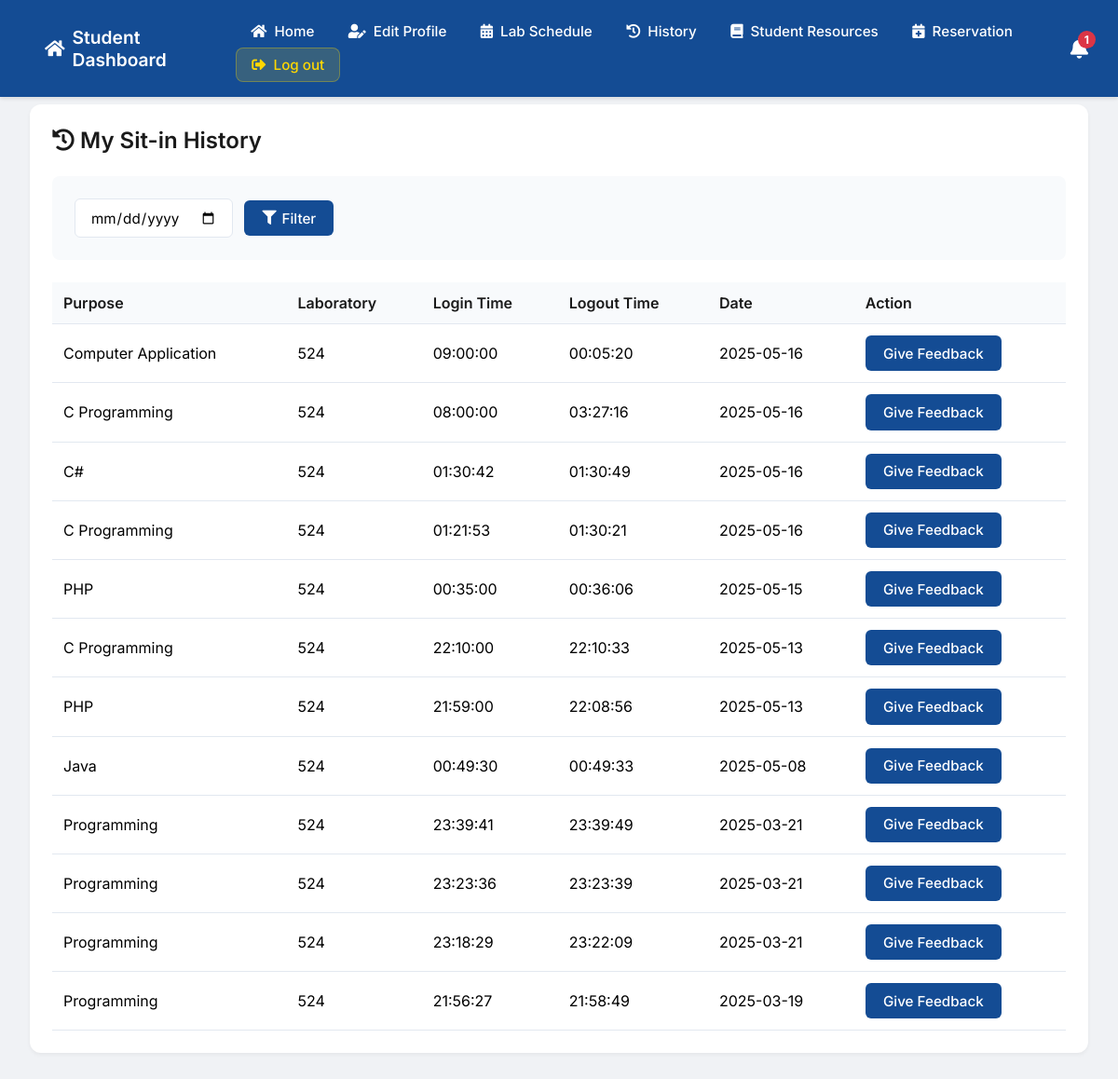
Page /history.php?lab=524 (signed in) on the committed database.
### tables this page shows
CREATE TABLE `sit_in_records` (
  `id` int(11) NOT NULL,
  `student_id` varchar(50) NOT NULL,
  `status` enum('present','absent') NOT NULL DEFAULT 'absent',
  `date` date NOT NULL,
  `purpose` varchar(100) DEFAULT NULL,
  `lab` varchar(10) DEFAULT NULL,
  `time_in` time DEFAULT curtime(),
  `time_out` time DEFAULT NULL
);

### history.php (the view, shortened to what this page needs)
<?php
include("db.php");
$username = $_SESSION["username"];
$query = "SELECT IDNO FROM register WHERE USERNAME = ?";
$stmt = mysqli_prepare($con, $query);
mysqli_stmt_bind_param($stmt, "s", $username);
mysqli_stmt_execute($stmt);
$result = mysqli_stmt_get_result($stmt);
$row = mysqli_fetch_assoc($result);
$student_id = $row['IDNO'];
$selected_date = isset($_GET['date']) ? $_GET['date'] : '';
$lab_filter = isset($_GET['lab']) ? $_GET['lab'] : '';
$query = "SELECT s.*, CONCAT(r.FIRSTNAME, ' ', r.LASTNAME) as full_name
          FROM sit_in_records s
          JOIN register r ON s.student_id = r.IDNO
          WHERE s.student_id = ?";
if (!empty($lab_filter)) {
    $query .= " AND s.lab = ?";
}
$query .= " ORDER BY s.date DESC, s.time_in DESC";
$stmt = mysqli_prepare($con, $query);
$types = "s";
$params = [$student_id];
if (!empty($lab_filter)) {
    $types .= "s";
    $params[] = $lab_filter;
}
mysqli_stmt_bind_param($stmt, $types, ...$params);
mysqli_stmt_execute($stmt);
$result = mysqli_stmt_get_result($stmt);
$user_id = $_SESSION['IDNO'] ?? ($_SESSION['user_id'] ?? null);
$notif_result = false;
if ($user_id) {
    $notif_query = "SELECT * FROM notifications WHERE user_id = $user_id AND is_read = 0 ORDER BY created_at DESC";
    $notif_result = mysqli_query($con, $notif_query);
}
$notif_count = 0;
if ($notif_result) {
    $notif_count = mysqli_num_rows($notif_result);
}
?>
<!DOCTYPE html>
<html lang="en">
<head>
    <link rel="stylesheet" href="https://cdnjs.cloudflare.com/ajax/libs/font-awesome/5.15.4/css/all.min.css">
</head>
<body>
    <div class="navbar">
        <a href="#" style="font-size: 1.2rem; font-weight: 600;"><i class="fas fa-home"></i> Student Dashboard</a>
        <div>
            <a href="dashboard.php"><i class="fas fa-home"></i> Home</a>
            <a href="profile.php"><i class="fas fa-user-edit"></i> Edit Profile</a>
            <a href="student_lab_schedule.php"><i class="fas fa-calendar-alt"></i> Lab Schedule</a>
            <a href="history.php"><i class="fas fa-history"></i> History</a>
            <a href="student_resources.php"><i class="fas fa-book"></i> Student Resources</a>
            <a href="Reservation.php"><i class="fas fa-calendar-plus"></i> Reservation</a>
            <a href="login.php" class="logout"><i class="fas fa-sign-out-alt"></i> Log out</a>
        </div>
        <div class="notification-bell" onclick="toggleNotifDropdown()">
            <i class="fas fa-bell"></i>
            <?php if ($notif_count > 0): ?>
                <span class="notif-badge"><?php echo $notif_count; ?></span>
            <?php endif; ?>
        </div>
    </div>
    <div class="main-container">
        <div class="history-grid">
            <div class="card">
                <h2><i class="fas fa-history"></i> My Sit-in History</h2>
                <div class="filter-container">
                    <form method="GET" class="filter-form">
                        <input type="date" name="date" class="date-input" value="<?php echo $selected_date; ?>" aria-label="Select date">
                        <button type="submit" class="btn btn-primary">
                            <i class="fas fa-filter"></i>
                            Filter
                        </button>
                    </form>
                </div>
                <div class="table-responsive">
                    <table id="historyTable">
                        <thead>
                            <tr>
                                <th>Purpose</th>
                                <th>Laboratory</th>
                                <th>Login Time</th>
                                <th>Logout Time</th>
                                <th>Date</th>
                                <th>Action</th>
                            </tr>
                        </thead>
                        <tbody>
                            <?php if (mysqli_num_rows($result) > 0): ?>
                                <?php while ($row = mysqli_fetch_assoc($result)): ?>
                                    <tr>
                                        <td><?php echo htmlspecialchars($row['purpose']); ?></td>
                                        <td><?php echo htmlspecialchars($row['lab']); ?></td>
                                        <td><?php echo htmlspecialchars($row['time_in']); ?></td>
                                        <td><?php echo htmlspecialchars($row['time_out'] ?? 'Active'); ?></td>
                                        <td><?php echo htmlspecialchars($row['date']); ?></td>
                                        <td>
                                            <button class="btn btn-primary" onclick="openFeedbackModal('<?php echo htmlspecialchars($row['id']); ?>', '<?php echo htmlspecialchars($row['lab']); ?>', '<?php echo htmlspecialchars($row['date']); ?>')">
                                                Give Feedback
                                            </button>
                                        </td>
                                    </tr>
                                <?php endwhile; ?>
                            <?php else: ?>
                                <tr>
                                    <td colspan="6" class="no-records">No sit-in records found</td>
                                </tr>
                            <?php endif; ?>
                        </tbody>
                    </table>
                </div>
            </div>
        </div>
    </div>
</body>
</html>

### history.php (style rules this page uses)
* { margin: 0; padding: 0; box-sizing: border-box; font-family: 'Inter', sans-serif; }
body { background-color: #f0f2f5; margin: 0; padding: 0; }
.navbar { background-color: #144c94; padding: 1rem 2rem; display: flex; justify-content: space-between; align-items: center; box-shadow: 0 2px 4px rgba(0,0,0,0.1); position: fixed; top: 0; left: 0; right: 0; z-index: 1000; }
.navbar a { color: white; text-decoration: none; padding: 8px 16px; border-radius: 8px; font-size: 0.95rem; font-weight: 500; transition: all 0.3s ease; display: inline-flex; align-items: center; gap: 8px; }
.navbar a.logout { background: rgba(255,217,0,0.15); color: #ffd700; border: 1px solid rgba(255,217,0,0.3); }
.notification-bell { position: relative; display: inline-block; margin-left: 18px; cursor: pointer; font-size: 22px; color: #fff; transition: color 0.2s; }
.notif-badge { position: absolute; top: -6px; right: -8px; background: #dc3545; color: #fff; border-radius: 50%; padding: 2px 7px; font-size: 12px; font-weight: bold; }
.main-container { margin-top: 80px; padding: 2rem; }
.history-grid { background: white; border-radius: 12px; box-shadow: 0 2px 4px rgba(0,0,0,0.05); padding: 24px; }
.card { background: white; border-radius: 8px; }
h2 { color: #1a1a1a; font-size: 1.5rem; font-weight: 600; margin-bottom: 1.5rem; }
.filter-container { background: #f8fafc; padding: 1.5rem; border-radius: 8px; margin-bottom: 1.5rem; }
.filter-form { display: flex; gap: 12px; align-items: center; flex-wrap: wrap; }
.date-input, select { padding: 0.6rem 1rem; border: 1px solid #e2e8f0; border-radius: 6px; font-size: 0.95rem; background-color: white; }
.btn { padding: 0.6rem 1.2rem; border: none; border-radius: 6px; font-size: 0.95rem; font-weight: 500; cursor: pointer; transition: all 0.2s; display: inline-flex; align-items: center; gap: 6px; }
.btn-primary { background-color: #144c94; color: white; }
table { width: 100%; border-collapse: collapse; margin-top: 1rem; }
th, td { padding: 12px; text-align: left; border-bottom: 1px solid #e2e8f0; }
th { background-color: #f8fafc; font-weight: 600; color: #1a1a1a; }

### rows in the picture
sit_in_records: purpose "Computer Application", lab "524", time_in "09:00:00", time_out "00:05:20", date "2025-05-16"
sit_in_records: purpose "C Programming", lab "524", time_in "08:00:00", time_out "03:27:16", date "2025-05-16"
sit_in_records: purpose "C#", lab "524", time_in "01:30:42", time_out "01:30:49", date "2025-05-16"
sit_in_records: purpose "C Programming", lab "524", time_in "01:21:53", time_out "01:30:21", date "2025-05-16"
sit_in_records: purpose "PHP", lab "524", time_in "00:35:00", time_out "00:36:06", date "2025-05-15"
sit_in_records: purpose "C Programming", lab "524", time_in "22:10:00", time_out "22:10:33", date "2025-05-13"
sit_in_records: purpose "PHP", lab "524", time_in "21:59:00", time_out "22:08:56", date "2025-05-13"
sit_in_records: purpose "Java", lab "524", time_in "00:49:30", time_out "00:49:33", date "2025-05-08"
sit_in_records: purpose "Programming", lab "524", time_in "23:39:41", time_out "23:39:49", date "2025-03-21"
sit_in_records: purpose "Programming", lab "524", time_in "23:23:36", time_out "23:23:39", date "2025-03-21"
sit_in_records: purpose "Programming", lab "524", time_in "23:18:29", time_out "23:22:09", date "2025-03-21"
sit_in_records: purpose "Programming", lab "524", time_in "21:56:27", time_out "21:58:49", date "2025-03-19"

### other values in the picture
$notif_count "1"
